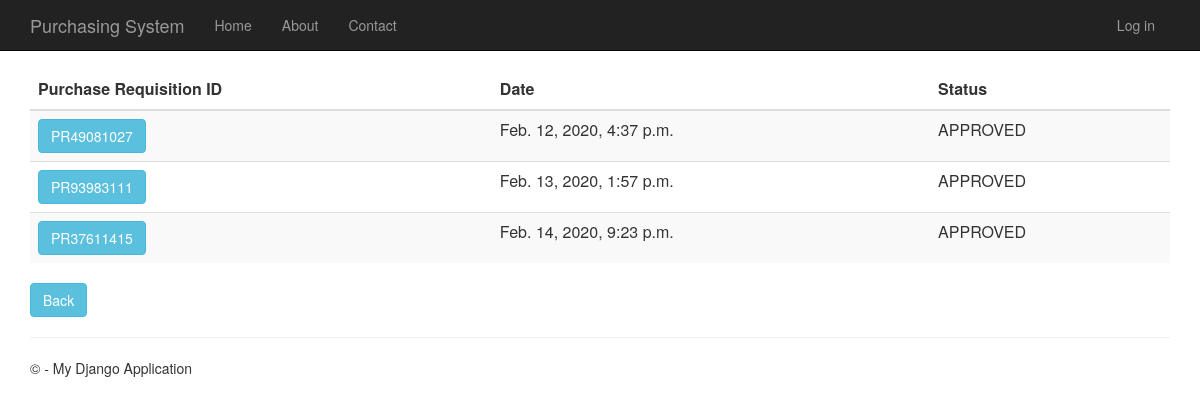
Before: /purchaserequisitionhistory with the older database file.
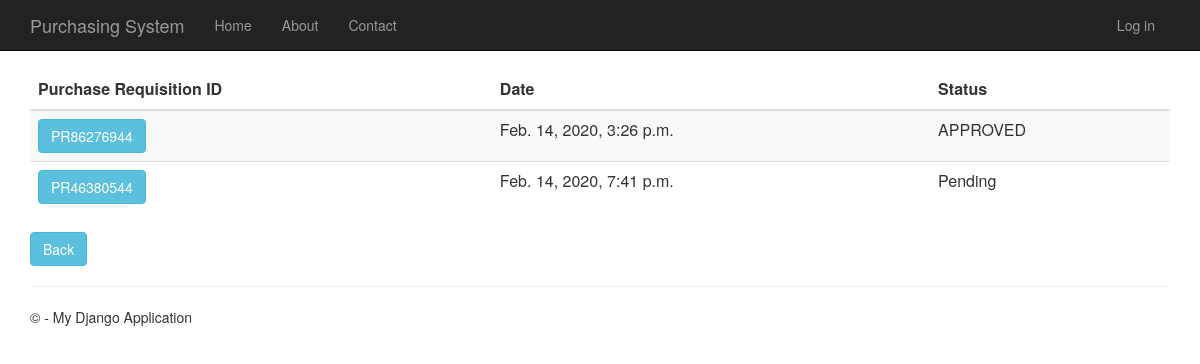
After: the same page with the newer database file.
### PurchaseRequisition/models.py (models this page shows)
class PurchaseRequisition(models.Model):
    pr_id= models.CharField(max_length=10, primary_key=True) #takes character
    description= models.TextField(null=True,default=None, blank=True)
    time_created= models.DateTimeField()
    total_price= models.DecimalField(max_digits=10, decimal_places=2, default=Decimal('0.00'))
    status= models.TextField(max_length=10, default="Pending")
    person_id = models.ForeignKey(Person)
    def __str__(self):
        return str(self.pr_id)

### PurchaseRequisition/views.py (the view)
# urls.py: url(r'^purchaserequisitionhistory', PurchaseRequisition.views.purchaserequisitionhistory, name="purchase_requisition_history"),
def purchaserequisitionhistory(request):
    purchase_requisitions = PurchaseRequisition.objects.all()
    print(purchase_requisitions)
    context = {
            'title':'Purchase Requisition History',
            'rows':purchase_requisitions
        }
    return render(request,'PurchaseRequisition/purchaserequisitionhistory.html',context)

### PurchaseRequisition/templates/PurchaseRequisition/purchaserequisitionhistory.html
﻿{% extends "app/layout.html" %}
{% block content %}
<div class="purchaseorderhistory margintop" action="menu" >
    <form action="purchaserequisitionhistorydetails" method="GET">
        <table class="table table-striped margintop">
          <thead>
            <tr>
              <th scope="col">Purchase Requisition ID</th>
              <th scope="col">Date</th>
              <th scope="col">Status</th>
            </tr>
          </thead>
          <tbody>
              {% for r in rows %}
            <tr>
                 <td><button type="submit" name="pr_id" value="{{r.pr_id}}" class="btn btn-info" >{{r.pr_id}}</button></td>
                 <td>{{r.time_created}}</td>
                 <td>{{r.status}}</td>
            </tr>
              {% endfor %}
          </tbody>
        </table>
    </form>
       <form action="menu">
        <div class="margintop">
            <button type="submit" class="btn btn-info" >Back</button>
        </div>
    </form>
</div>
{% endblock %}

### app/templates/app/layout.html (shortened to what this page needs)
﻿<!DOCTYPE html>
<html>
<head>
    {% load staticfiles %}
    <link rel="stylesheet" type="text/css" href="{% static 'app/content/bootstrap.min.css' %}" />
    <link rel="stylesheet" type="text/css" href="{% static 'app/content/site.css' %}" />
</head>
<body>
    <div class="navbar navbar-inverse navbar-fixed-top">
        <div class="container">
            <div class="navbar-header">
                {% if user.is_authenticated %}
                    <a href="/menu" class="navbar-brand">Purchasing System</a>
                {% else %}
                    <a href="/" class="navbar-brand">Purchasing System</a>
                {% endif %}
            </div>
            <div class="navbar-collapse collapse">
                <ul class="nav navbar-nav">
                    <li><a href="{% url 'home' %}">Home</a></li>
                    <li><a href="{% url 'about' %}">About</a></li>
                    <li><a href="{% url 'contact' %}">Contact</a></li>
                </ul>
                {% include 'app/loginpartial.html' %}
            </div>
        </div>
    </div>
    <div class="container body-content">
{% block content %}{% endblock %}
        <hr/>
        <footer>
            <p>&copy; {{ year }} - My Django Application</p>
        </footer>
    </div>
</body>
</html>

### app/templates/app/loginpartial.html
{% if user.is_authenticated %}
<form id="logoutForm" action="/logout" method="post" class="navbar-right">
    {% csrf_token %}
    <ul class="nav navbar-nav navbar-right">
        <li><span class="navbar-brand">Hello {{ user.username }}!</span></li>
        <li><a href="javascript:document.getElementById('logoutForm').submit()">Log off</a></li>
    </ul>
</form>
{% else %}
<ul class="nav navbar-nav navbar-right">
    <li><a href="{% url 'login' %}">Log in</a></li>
</ul>
{% endif %}

### app/static/app/content/site.css (style rules this page uses)
body { padding-top: 50px; padding-bottom: 20px; }
.body-content { padding-left: 15px; padding-right: 15px; }

Changed rows visible on the page:
removed PurchaseRequisition: pr_id "PR49081027", time_created "Feb. 12, 2020, 4:37 p.m.", status "APPROVED"
removed PurchaseRequisition: pr_id "PR93983111", time_created "Feb. 13, 2020, 1:57 p.m.", status "APPROVED"
removed PurchaseRequisition: pr_id "PR37611415", time_created "Feb. 14, 2020, 9:23 p.m.", status "APPROVED"
added PurchaseRequisition: pr_id "PR86276944", time_created "Feb. 14, 2020, 3:26 p.m.", status "APPROVED"
added PurchaseRequisition: pr_id "PR46380544", time_created "Feb. 14, 2020, 7:41 p.m.", status "Pending"
